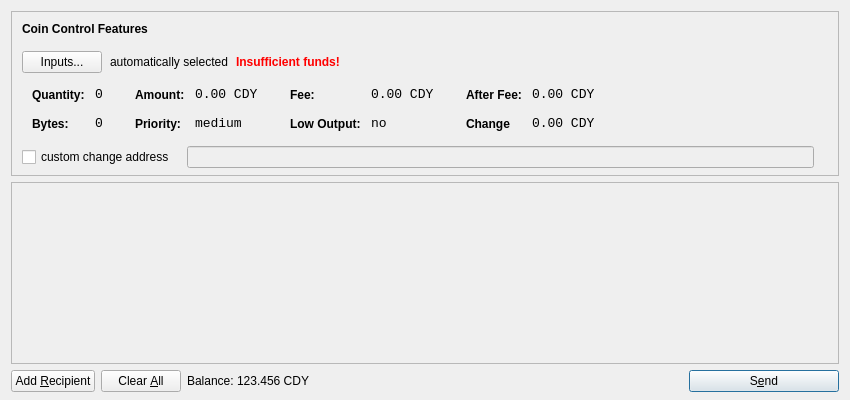
<?xml version="1.0" encoding="UTF-8"?>
<ui version="4.0">
 <class>SendCoinsDialog</class>
 <widget class="QDialog" name="SendCoinsDialog">
  <property name="geometry">
   <rect>
    <x>0</x>
    <y>0</y>
    <width>850</width>
    <height>400</height>
   </rect>
  </property>
  <property name="windowTitle">
   <string>Send Coins</string>
  </property>
  <layout class="QVBoxLayout" name="verticalLayout" stretch="0,1,0">
   <property name="bottomMargin">
    <number>8</number>
   </property>
   <item>
    <widget class="QFrame" name="frameCoinControl">
     <property name="sizePolicy">
      <sizepolicy hsizetype="Expanding" vsizetype="Expanding">
       <horstretch>0</horstretch>
       <verstretch>0</verstretch>
      </sizepolicy>
     </property>
     <property name="maximumSize">
      <size>
       <width>16777215</width>
       <height>16777215</height>
      </size>
     </property>
     <property name="frameShape">
      <enum>QFrame::StyledPanel</enum>
     </property>
     <property name="frameShadow">
      <enum>QFrame::Sunken</enum>
     </property>
     <layout class="QVBoxLayout" name="verticalLayoutCoinControl2">
      <property name="spacing">
       <number>-1</number>
      </property>
      <property name="leftMargin">
       <number>0</number>
      </property>
      <property name="topMargin">
       <number>0</number>
      </property>
      <property name="rightMargin">
       <number>0</number>
      </property>
      <property name="bottomMargin">
       <number>6</number>
      </property>
      <item>
       <layout class="QVBoxLayout" name="verticalLayoutCoinControl" stretch="0,0,0,0,1">
        <property name="spacing">
         <number>0</number>
        </property>
        <property name="leftMargin">
         <number>10</number>
        </property>
        <property name="topMargin">
         <number>10</number>
        </property>
        <item>
         <layout class="QHBoxLayout" name="horizontalLayoutCoinControl1">
          <property name="bottomMargin">
           <number>15</number>
          </property>
          <item>
           <widget class="QLabel" name="labelCoinControlFeatures">
            <property name="sizePolicy">
             <sizepolicy hsizetype="Preferred" vsizetype="Maximum">
              <horstretch>0</horstretch>
              <verstretch>0</verstretch>
             </sizepolicy>
            </property>
            <property name="font">
             <font>
              <weight>75</weight>
              <bold>true</bold>
             </font>
            </property>
            <property name="styleSheet">
             <string notr="true">font-weight:bold;</string>
            </property>
            <property name="text">
             <string>Coin Control Features</string>
            </property>
           </widget>
          </item>
         </layout>
        </item>
        <item>
         <layout class="QHBoxLayout" name="horizontalLayoutCoinControl2" stretch="0,0,0,0">
          <property name="spacing">
           <number>8</number>
          </property>
          <property name="bottomMargin">
           <number>10</number>
          </property>
          <item>
           <widget class="QPushButton" name="pushButtonCoinControl">
            <property name="styleSheet">
             <string notr="true"/>
            </property>
            <property name="text">
             <string>Inputs...</string>
            </property>
           </widget>
          </item>
          <item>
           <widget class="QLabel" name="labelCoinControlAutomaticallySelected">
            <property name="text">
             <string>automatically selected</string>
            </property>
            <property name="margin">
             <number>5</number>
            </property>
           </widget>
          </item>
          <item>
           <widget class="QLabel" name="labelCoinControlInsuffFunds">
            <property name="font">
             <font>
              <weight>75</weight>
              <bold>true</bold>
             </font>
            </property>
            <property name="styleSheet">
             <string notr="true">color:red;font-weight:bold;</string>
            </property>
            <property name="text">
             <string>Insufficient funds!</string>
            </property>
            <property name="margin">
             <number>5</number>
            </property>
           </widget>
          </item>
          <item>
           <spacer name="horizontalSpacerCoinControl">
            <property name="orientation">
             <enum>Qt::Horizontal</enum>
            </property>
            <property name="sizeHint" stdset="0">
             <size>
              <width>40</width>
              <height>1</height>
             </size>
            </property>
           </spacer>
          </item>
         </layout>
        </item>
        <item>
         <widget class="QWidget" name="widgetCoinControl" native="true">
          <property name="sizePolicy">
           <sizepolicy hsizetype="Preferred" vsizetype="Preferred">
            <horstretch>0</horstretch>
            <verstretch>0</verstretch>
           </sizepolicy>
          </property>
          <property name="minimumSize">
           <size>
            <width>0</width>
            <height>0</height>
           </size>
          </property>
          <property name="styleSheet">
           <string notr="true"/>
          </property>
          <layout class="QHBoxLayout" name="horizontalLayoutCoinControl5">
           <property name="margin">
            <number>0</number>
           </property>
           <item>
            <layout class="QHBoxLayout" name="horizontalLayoutCoinControl3" stretch="0,0,0,1">
             <property name="spacing">
              <number>20</number>
             </property>
             <property name="topMargin">
              <number>0</number>
             </property>
             <property name="bottomMargin">
              <number>10</number>
             </property>
             <item>
              <layout class="QFormLayout" name="formLayoutCoinControl1">
               <property name="horizontalSpacing">
                <number>10</number>
               </property>
               <property name="verticalSpacing">
                <number>14</number>
               </property>
               <property name="leftMargin">
                <number>10</number>
               </property>
               <property name="topMargin">
                <number>4</number>
               </property>
               <property name="rightMargin">
                <number>6</number>
               </property>
               <item row="0" column="0">
                <widget class="QLabel" name="labelCoinControlQuantityText">
                 <property name="styleSheet">
                  <string notr="true">font-weight:bold;</string>
                 </property>
                 <property name="text">
                  <string>Quantity:</string>
                 </property>
                 <property name="margin">
                  <number>0</number>
                 </property>
                </widget>
               </item>
               <item row="0" column="1">
                <widget class="QLabel" name="labelCoinControlQuantity">
                 <property name="font">
                  <font>
                   <family>Monospace</family>
                   <pointsize>10</pointsize>
                  </font>
                 </property>
                 <property name="cursor">
                  <cursorShape>IBeamCursor</cursorShape>
                 </property>
                 <property name="contextMenuPolicy">
                  <enum>Qt::ActionsContextMenu</enum>
                 </property>
                 <property name="text">
                  <string>0</string>
                 </property>
                 <property name="margin">
                  <number>0</number>
                 </property>
                 <property name="textInteractionFlags">
                  <set>Qt::LinksAccessibleByMouse|Qt::TextSelectableByKeyboard|Qt::TextSelectableByMouse</set>
                 </property>
                </widget>
               </item>
               <item row="1" column="0">
                <widget class="QLabel" name="labelCoinControlBytesText">
                 <property name="styleSheet">
                  <string notr="true">font-weight:bold;</string>
                 </property>
                 <property name="text">
                  <string>Bytes:</string>
                 </property>
                </widget>
               </item>
               <item row="1" column="1">
                <widget class="QLabel" name="labelCoinControlBytes">
                 <property name="font">
                  <font>
                   <family>Monospace</family>
                   <pointsize>10</pointsize>
                  </font>
                 </property>
                 <property name="cursor">
                  <cursorShape>IBeamCursor</cursorShape>
                 </property>
                 <property name="contextMenuPolicy">
                  <enum>Qt::ActionsContextMenu</enum>
                 </property>
                 <property name="text">
                  <string>0</string>
                 </property>
                 <property name="textInteractionFlags">
                  <set>Qt::LinksAccessibleByMouse|Qt::TextSelectableByKeyboard|Qt::TextSelectableByMouse</set>
                 </property>
                </widget>
               </item>
              </layout>
             </item>
             <item>
              <layout class="QFormLayout" name="formLayoutCoinControl2">
               <property name="horizontalSpacing">
                <number>10</number>
               </property>
               <property name="verticalSpacing">
                <number>14</number>
               </property>
               <property name="leftMargin">
                <number>6</number>
               </property>
               <property name="topMargin">
                <number>4</number>
               </property>
               <property name="rightMargin">
                <number>6</number>
               </property>
               <item row="0" column="0">
                <widget class="QLabel" name="labelCoinControlAmountText">
                 <property name="styleSheet">
                  <string notr="true">font-weight:bold;</string>
                 </property>
                 <property name="text">
                  <string>Amount:</string>
                 </property>
                 <property name="margin">
                  <number>0</number>
                 </property>
                </widget>
               </item>
               <item row="0" column="1">
                <widget class="QLabel" name="labelCoinControlAmount">
                 <property name="font">
                  <font>
                   <family>Monospace</family>
                   <pointsize>10</pointsize>
                  </font>
                 </property>
                 <property name="cursor">
                  <cursorShape>IBeamCursor</cursorShape>
                 </property>
                 <property name="contextMenuPolicy">
                  <enum>Qt::ActionsContextMenu</enum>
                 </property>
                 <property name="text">
                  <string>0.00 CDY</string>
                 </property>
                 <property name="textInteractionFlags">
                  <set>Qt::LinksAccessibleByMouse|Qt::TextSelectableByKeyboard|Qt::TextSelectableByMouse</set>
                 </property>
                </widget>
               </item>
               <item row="1" column="0">
                <widget class="QLabel" name="labelCoinControlPriorityText">
                 <property name="styleSheet">
                  <string notr="true">font-weight:bold;</string>
                 </property>
                 <property name="text">
                  <string>Priority:</string>
                 </property>
                </widget>
               </item>
               <item row="1" column="1">
                <widget class="QLabel" name="labelCoinControlPriority">
                 <property name="font">
                  <font>
                   <family>Monospace</family>
                   <pointsize>10</pointsize>
                  </font>
                 </property>
                 <property name="cursor">
                  <cursorShape>IBeamCursor</cursorShape>
                 </property>
                 <property name="contextMenuPolicy">
                  <enum>Qt::ActionsContextMenu</enum>
                 </property>
                 <property name="text">
                  <string>medium</string>
                 </property>
                 <property name="textInteractionFlags">
                  <set>Qt::LinksAccessibleByMouse|Qt::TextSelectableByKeyboard|Qt::TextSelectableByMouse</set>
                 </property>
                </widget>
               </item>
              </layout>
             </item>
             <item>
              <layout class="QFormLayout" name="formLayoutCoinControl3">
               <property name="horizontalSpacing">
                <number>10</number>
               </property>
               <property name="verticalSpacing">
                <number>14</number>
               </property>
               <property name="leftMargin">
                <number>6</number>
               </property>
               <property name="topMargin">
                <number>4</number>
               </property>
               <property name="rightMargin">
                <number>6</number>
               </property>
               <item row="0" column="0">
                <widget class="QLabel" name="labelCoinControlFeeText">
                 <property name="styleSheet">
                  <string notr="true">font-weight:bold;</string>
                 </property>
                 <property name="text">
                  <string>Fee:</string>
                 </property>
                 <property name="margin">
                  <number>0</number>
                 </property>
                </widget>
               </item>
               <item row="0" column="1">
                <widget class="QLabel" name="labelCoinControlFee">
                 <property name="font">
                  <font>
                   <family>Monospace</family>
                   <pointsize>10</pointsize>
                  </font>
                 </property>
                 <property name="cursor">
                  <cursorShape>IBeamCursor</cursorShape>
                 </property>
                 <property name="contextMenuPolicy">
                  <enum>Qt::ActionsContextMenu</enum>
                 </property>
                 <property name="text">
                  <string>0.00 CDY</string>
                 </property>
                 <property name="textInteractionFlags">
                  <set>Qt::LinksAccessibleByMouse|Qt::TextSelectableByKeyboard|Qt::TextSelectableByMouse</set>
                 </property>
                </widget>
               </item>
               <item row="1" column="0">
                <widget class="QLabel" name="labelCoinControlLowOutputText">
                 <property name="styleSheet">
                  <string notr="true">font-weight:bold;</string>
                 </property>
                 <property name="text">
                  <string>Low Output:</string>
                 </property>
                </widget>
               </item>
               <item row="1" column="1">
                <widget class="QLabel" name="labelCoinControlLowOutput">
                 <property name="font">
                  <font>
                   <family>Monospace</family>
                   <pointsize>10</pointsize>
                  </font>
                 </property>
                 <property name="cursor">
                  <cursorShape>IBeamCursor</cursorShape>
                 </property>
                 <property name="contextMenuPolicy">
                  <enum>Qt::ActionsContextMenu</enum>
                 </property>
                 <property name="text">
                  <string>no</string>
                 </property>
                 <property name="textInteractionFlags">
                  <set>Qt::LinksAccessibleByMouse|Qt::TextSelectableByKeyboard|Qt::TextSelectableByMouse</set>
                 </property>
                </widget>
               </item>
              </layout>
             </item>
             <item>
              <layout class="QFormLayout" name="formLayoutCoinControl4">
               <property name="horizontalSpacing">
                <number>10</number>
               </property>
               <property name="verticalSpacing">
                <number>14</number>
               </property>
               <property name="leftMargin">
                <number>6</number>
               </property>
               <property name="topMargin">
                <number>4</number>
               </property>
               <property name="rightMargin">
                <number>6</number>
               </property>
               <item row="0" column="0">
                <widget class="QLabel" name="labelCoinControlAfterFeeText">
                 <property name="styleSheet">
                  <string notr="true">font-weight:bold;</string>
                 </property>
                 <property name="text">
                  <string>After Fee:</string>
                 </property>
                 <property name="margin">
                  <number>0</number>
                 </property>
                </widget>
               </item>
               <item row="0" column="1">
                <widget class="QLabel" name="labelCoinControlAfterFee">
                 <property name="font">
                  <font>
                   <family>Monospace</family>
                   <pointsize>10</pointsize>
                  </font>
                 </property>
                 <property name="cursor">
                  <cursorShape>IBeamCursor</cursorShape>
                 </property>
                 <property name="contextMenuPolicy">
                  <enum>Qt::ActionsContextMenu</enum>
                 </property>
                 <property name="text">
                  <string>0.00 CDY</string>
                 </property>
                 <property name="textInteractionFlags">
                  <set>Qt::LinksAccessibleByMouse|Qt::TextSelectableByKeyboard|Qt::TextSelectableByMouse</set>
                 </property>
                </widget>
               </item>
               <item row="1" column="0">
                <widget class="QLabel" name="labelCoinControlChangeText">
                 <property name="styleSheet">
                  <string notr="true">font-weight:bold;</string>
                 </property>
                 <property name="text">
                  <string>Change</string>
                 </property>
                </widget>
               </item>
               <item row="1" column="1">
                <widget class="QLabel" name="labelCoinControlChange">
                 <property name="font">
                  <font>
                   <family>Monospace</family>
                   <pointsize>10</pointsize>
                  </font>
                 </property>
                 <property name="cursor">
                  <cursorShape>IBeamCursor</cursorShape>
                 </property>
                 <property name="contextMenuPolicy">
                  <enum>Qt::ActionsContextMenu</enum>
                 </property>
                 <property name="text">
                  <string>0.00 CDY</string>
                 </property>
                 <property name="textInteractionFlags">
                  <set>Qt::LinksAccessibleByMouse|Qt::TextSelectableByKeyboard|Qt::TextSelectableByMouse</set>
                 </property>
                </widget>
               </item>
              </layout>
             </item>
            </layout>
           </item>
          </layout>
         </widget>
        </item>
        <item>
         <layout class="QHBoxLayout" name="horizontalLayoutCoinControl4" stretch="0,0,0">
          <property name="spacing">
           <number>12</number>
          </property>
          <property name="sizeConstraint">
           <enum>QLayout::SetDefaultConstraint</enum>
          </property>
          <property name="topMargin">
           <number>5</number>
          </property>
          <property name="rightMargin">
           <number>5</number>
          </property>
          <item>
           <widget class="QCheckBox" name="checkBoxCoinControlChange">
            <property name="text">
             <string>custom change address</string>
            </property>
           </widget>
          </item>
          <item>
           <widget class="QLineEdit" name="lineEditCoinControlChange">
            <property name="enabled">
             <bool>false</bool>
            </property>
            <property name="sizePolicy">
             <sizepolicy hsizetype="Expanding" vsizetype="Fixed">
              <horstretch>0</horstretch>
              <verstretch>0</verstretch>
             </sizepolicy>
            </property>
           </widget>
          </item>
          <item>
           <widget class="QLabel" name="labelCoinControlChangeLabel">
            <property name="sizePolicy">
             <sizepolicy hsizetype="Preferred" vsizetype="Expanding">
              <horstretch>0</horstretch>
              <verstretch>0</verstretch>
             </sizepolicy>
            </property>
            <property name="minimumSize">
             <size>
              <width>0</width>
              <height>0</height>
             </size>
            </property>
            <property name="text">
             <string/>
            </property>
            <property name="margin">
             <number>3</number>
            </property>
           </widget>
          </item>
         </layout>
        </item>
        <item>
         <spacer name="verticalSpacerCoinControl">
          <property name="orientation">
           <enum>Qt::Vertical</enum>
          </property>
          <property name="sizeHint" stdset="0">
           <size>
            <width>800</width>
            <height>1</height>
           </size>
          </property>
         </spacer>
        </item>
       </layout>
      </item>
     </layout>
    </widget>
   </item>
   <item>
    <widget class="QScrollArea" name="scrollArea">
     <property name="widgetResizable">
      <bool>true</bool>
     </property>
     <widget class="QWidget" name="scrollAreaWidgetContents">
      <property name="geometry">
       <rect>
        <x>0</x>
        <y>0</y>
        <width>830</width>
        <height>165</height>
       </rect>
      </property>
      <layout class="QVBoxLayout" name="verticalLayout_2">
       <property name="margin">
        <number>0</number>
       </property>
       <item>
        <layout class="QVBoxLayout" name="entries">
         <property name="spacing">
          <number>6</number>
         </property>
        </layout>
       </item>
       <item>
        <spacer name="verticalSpacer">
         <property name="orientation">
          <enum>Qt::Vertical</enum>
         </property>
         <property name="sizeHint" stdset="0">
          <size>
           <width>20</width>
           <height>40</height>
          </size>
         </property>
        </spacer>
       </item>
      </layout>
     </widget>
    </widget>
   </item>
   <item>
    <layout class="QHBoxLayout" name="horizontalLayout">
     <item>
      <widget class="QPushButton" name="addButton">
       <property name="toolTip">
        <string>Send to multiple recipients at once</string>
       </property>
       <property name="text">
        <string>Add &amp;Recipient</string>
       </property>
       <property name="icon">
        <iconset resource="../bitcoin.qrc">
         <normaloff>:/icons/add</normaloff>:/icons/add</iconset>
       </property>
       <property name="autoDefault">
        <bool>false</bool>
       </property>
      </widget>
     </item>
     <item>
      <widget class="QPushButton" name="clearButton">
       <property name="sizePolicy">
        <sizepolicy hsizetype="Minimum" vsizetype="Fixed">
         <horstretch>0</horstretch>
         <verstretch>0</verstretch>
        </sizepolicy>
       </property>
       <property name="toolTip">
        <string>Remove all transaction fields</string>
       </property>
       <property name="text">
        <string>Clear &amp;All</string>
       </property>
       <property name="icon">
        <iconset resource="../bitcoin.qrc">
         <normaloff>:/icons/remove</normaloff>:/icons/remove</iconset>
       </property>
       <property name="autoRepeatDelay">
        <number>300</number>
       </property>
       <property name="autoDefault">
        <bool>false</bool>
       </property>
      </widget>
     </item>
     <item>
      <layout class="QHBoxLayout" name="horizontalLayout_2">
       <property name="spacing">
        <number>3</number>
       </property>
       <item>
        <widget class="QLabel" name="label">
         <property name="sizePolicy">
          <sizepolicy hsizetype="Preferred" vsizetype="Fixed">
           <horstretch>0</horstretch>
           <verstretch>0</verstretch>
          </sizepolicy>
         </property>
         <property name="text">
          <string>Balance:</string>
         </property>
        </widget>
       </item>
       <item>
        <widget class="QLabel" name="labelBalance">
         <property name="sizePolicy">
          <sizepolicy hsizetype="Preferred" vsizetype="Fixed">
           <horstretch>0</horstretch>
           <verstretch>0</verstretch>
          </sizepolicy>
         </property>
         <property name="cursor">
          <cursorShape>IBeamCursor</cursorShape>
         </property>
         <property name="text">
          <string>123.456 CDY</string>
         </property>
         <property name="textInteractionFlags">
          <set>Qt::LinksAccessibleByMouse|Qt::TextSelectableByKeyboard|Qt::TextSelectableByMouse</set>
         </property>
        </widget>
       </item>
      </layout>
     </item>
     <item>
      <spacer name="horizontalSpacer">
       <property name="orientation">
        <enum>Qt::Horizontal</enum>
       </property>
       <property name="sizeHint" stdset="0">
        <size>
         <width>40</width>
         <height>20</height>
        </size>
       </property>
      </spacer>
     </item>
     <item>
      <widget class="QPushButton" name="sendButton">
       <property name="minimumSize">
        <size>
         <width>150</width>
         <height>0</height>
        </size>
       </property>
       <property name="toolTip">
        <string>Confirm the send action</string>
       </property>
       <property name="text">
        <string>S&amp;end</string>
       </property>
       <property name="icon">
        <iconset resource="../bitcoin.qrc">
         <normaloff>:/icons/send</normaloff>:/icons/send</iconset>
       </property>
       <property name="default">
        <bool>true</bool>
       </property>
      </widget>
     </item>
    </layout>
   </item>
  </layout>
 </widget>
 <resources>
  <include location="../bitcoin.qrc"/>
 </resources>
 <connections/>
</ui>
